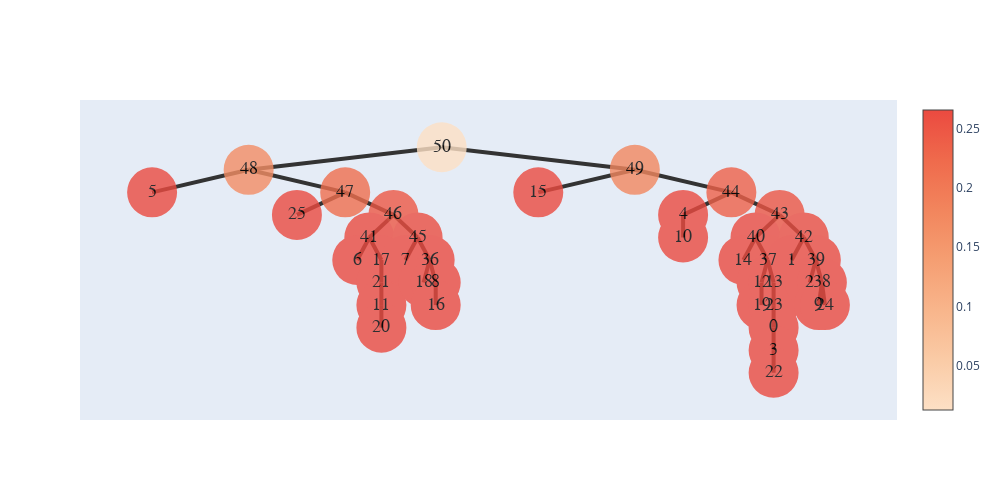

Here is the notebook cell this chart was saved with:
### Code cell
nodes1 = [node(name=str(i),son=[]) for i in range(len(uf.tree()))]
for i,j in enumerate(uf.tree()):
    if(j!=-1):
        nodes1[j].son.append(nodes1[i])
    nodes1[i].value=embeddings[i];
    nodes1[i].subson=0
    # if(i==49):
    #     break
# show_tree(nodes1[-1]).show_fig()

search_tree(nodes1[-1],0.02)
show_tree(nodes1[-1]).show_fig()

### Figure 1 — Plotly figure (JSON) as saved in the notebook; plotly's stock layout.template omitted (floating-point values rounded to 4 significant figures)
{"data": [{"hoverinfo": "text", "marker": {"color": [0.01252, 0.1678, 0.2657, 0.2175, 0.2657, 0.2469, 0.2643, 0.2657, 0.2657, 0.2657, 0.2657, 0.2657, 0.2606, 0.2657, 0.2652, 0.2657, 0.2657, 0.2657, 0.1778, 0.2657, 0.2352, 0.2657, 0.2657, 0.2513, 0.2628, 0.2657, 0.2644, 0.2657, 0.2657, 0.2657, 0.2657, 0.2657, 0.2657, 0.2657, 0.2606, 0.2657, 0.2643, 0.2657, 0.2653, 0.2657, 0.2657], "colorscale": [[0, "rgb(253, 224, 197)"], [0.1667, "rgb(250, 203, 166)"], [0.3333, "rgb(248, 181, 139)"], [0.5, "rgb(245, 158, 114)"], [0.6667, "rgb(242, 133, 93)"], [0.8333, "rgb(239, 106, 76)"], [1, "rgb(235, 74, 64)"]], "showscale": true, "size": 50, "symbol": "circle-dot"}, "mode": "markers+text", "opacity": 0.8, "text": ["50", "48", "5", "47", "25", "46", "41", "6", "17", "21", "11", "20", "45", "7", "36", "18", "8", "16", "49", "15", "44", "4", "10", "43", "40", "14", "37", "12", "19", "13", "23", "0", "3", "22", "42", "1", "39", "2", "38", "9", "24"], "textfont": {"color": "#000000", "family": "sans serif", "size": 18}, "type": "scatter", "x": [5.5, 3.25, 2.125, 4.375, 3.812, 4.938, 4.656, 4.516, 4.797, 4.797, 4.797, 4.797, 5.219, 5.078, 5.359, 5.289, 5.43, 5.43, 7.75, 6.625, 8.875, 8.312, 8.312, 9.438, 9.156, 9.016, 9.297, 9.227, 9.227, 9.367, 9.367, 9.367, 9.367, 9.367, 9.719, 9.578, 9.859, 9.789, 9.93, 9.895, 9.965], "y": [5, 3.5, 2, 2, 0.5, 0.5, -1, -2.5, -2.5, -4, -5.5, -7, -1, -2.5, -2.5, -4, -4, -5.5, 3.5, 2, 2, 0.5, -1, 0.5, -1, -2.5, -2.5, -4, -5.5, -4, -5.5, -7, -8.5, -10, -1, -2.5, -2.5, -4, -4, -5.5, -5.5]}], "layout": {"height": 500, "shapes": [{"layer": "below", "line": {"color": "#333", "width": 4}, "type": "line", "x0": 5.5, "x1": 5.5, "y0": 5, "y1": 5}, {"layer": "below", "line": {"color": "#333", "width": 4}, "type": "line", "x0": 5.5, "x1": 3.25, "y0": 5, "y1": 3.5}, {"layer": "below", "line": {"color": "#333", "width": 4}, "type": "line", "x0": 3.25, "x1": 2.125, "y0": 3.5, "y1": 2}, {"layer": "below", "line": {"color": "#333", "width": 4}, "type": "line", "x0": 3.25, "x1": 4.375, "y0": 3.5, "y1": 2}, {"layer": "below", "line": {"color": "#333", "width": 4}, "type": "line", "x0": 4.375, "x1": 3.812, "y0": 2, "y1": 0.5}, {"layer": "below", "line": {"color": "#333", "width": 4}, "type": "line", "x0": 4.375, "x1": 4.938, "y0": 2, "y1": 0.5}, {"layer": "below", "line": {"color": "#333", "width": 4}, "type": "line", "x0": 4.938, "x1": 4.656, "y0": 0.5, "y1": -1}, {"layer": "below", "line": {"color": "#333", "width": 4}, "type": "line", "x0": 4.656, "x1": 4.516, "y0": -1, "y1": -2.5}, {"layer": "below", "line": {"color": "#333", "width": 4}, "type": "line", "x0": 4.656, "x1": 4.797, "y0": -1, "y1": -2.5}, {"layer": "below", "line": {"color": "#333", "width": 4}, "type": "line", "x0": 4.797, "x1": 4.797, "y0": -2.5, "y1": -4}, {"layer": "below", "line": {"color": "#333", "width": 4}, "type": "line", "x0": 4.797, "x1": 4.797, "y0": -4, "y1": -5.5}, {"layer": "below", "line": {"color": "#333", "width": 4}, "type": "line", "x0": 4.797, "x1": 4.797, "y0": -5.5, "y1": -7}, {"layer": "below", "line": {"color": "#333", "width": 4}, "type": "line", "x0": 4.938, "x1": 5.219, "y0": 0.5, "y1": -1}, {"layer": "below", "line": {"color": "#333", "width": 4}, "type": "line", "x0": 5.219, "x1": 5.078, "y0": -1, "y1": -2.5}, {"layer": "below", "line": {"color": "#333", "width": 4}, "type": "line", "x0": 5.219, "x1": 5.359, "y0": -1, "y1": -2.5}, {"layer": "below", "line": {"color": "#333", "width": 4}, "type": "line", "x0": 5.359, "x1": 5.289, "y0": -2.5, "y1": -4}, {"layer": "below", "line": {"color": "#333", "width": 4}, "type": "line", "x0": 5.359, "x1": 5.43, "y0": -2.5, "y1": -4}, {"layer": "below", "line": {"color": "#333", "width": 4}, "type": "line", "x0": 5.43, "x1": 5.43, "y0": -4, "y1": -5.5}, {"layer": "below", "line": {"color": "#333", "width": 4}, "type": "line", "x0": 5.5, "x1": 7.75, "y0": 5, "y1": 3.5}, {"layer": "below", "line": {"color": "#333", "width": 4}, "type": "line", "x0": 7.75, "x1": 6.625, "y0": 3.5, "y1": 2}, {"layer": "below", "line": {"color": "#333", "width": 4}, "type": "line", "x0": 7.75, "x1": 8.875, "y0": 3.5, "y1": 2}, {"layer": "below", "line": {"color": "#333", "width": 4}, "type": "line", "x0": 8.875, "x1": 8.312, "y0": 2, "y1": 0.5}, {"layer": "below", "line": {"color": "#333", "width": 4}, "type": "line", "x0": 8.312, "x1": 8.312, "y0": 0.5, "y1": -1}, {"layer": "below", "line": {"color": "#333", "width": 4}, "type": "line", "x0": 8.875, "x1": 9.438, "y0": 2, "y1": 0.5}, {"layer": "below", "line": {"color": "#333", "width": 4}, "type": "line", "x0": 9.438, "x1": 9.156, "y0": 0.5, "y1": -1}, {"layer": "below", "line": {"color": "#333", "width": 4}, "type": "line", "x0": 9.156, "x1": 9.016, "y0": -1, "y1": -2.5}, {"layer": "below", "line": {"color": "#333", "width": 4}, "type": "line", "x0": 9.156, "x1": 9.297, "y0": -1, "y1": -2.5}, {"layer": "below", "line": {"color": "#333", "width": 4}, "type": "line", "x0": 9.297, "x1": 9.227, "y0": -2.5, "y1": -4}, {"layer": "below", "line": {"color": "#333", "width": 4}, "type": "line", "x0": 9.227, "x1": 9.227, "y0": -4, "y1": -5.5}, {"layer": "below", "line": {"color": "#333", "width": 4}, "type": "line", "x0": 9.297, "x1": 9.367, "y0": -2.5, "y1": -4}, {"layer": "below", "line": {"color": "#333", "width": 4}, "type": "line", "x0": 9.367, "x1": 9.367, "y0": -4, "y1": -5.5}, {"layer": "below", "line": {"color": "#333", "width": 4}, "type": "line", "x0": 9.367, "x1": 9.367, "y0": -5.5, "y1": -7}, {"layer": "below", "line": {"color": "#333", "width": 4}, "type": "line", "x0": 9.367, "x1": 9.367, "y0": -7, "y1": -8.5}, {"layer": "below", "line": {"color": "#333", "width": 4}, "type": "line", "x0": 9.367, "x1": 9.367, "y0": -8.5, "y1": -10}, {"layer": "below", "line": {"color": "#333", "width": 4}, "type": "line", "x0": 9.438, "x1": 9.719, "y0": 0.5, "y1": -1}, {"layer": "below", "line": {"color": "#333", "width": 4}, "type": "line", "x0": 9.719, "x1": 9.578, "y0": -1, "y1": -2.5}, {"layer": "below", "line": {"color": "#333", "width": 4}, "type": "line", "x0": 9.719, "x1": 9.859, "y0": -1, "y1": -2.5}, {"layer": "below", "line": {"color": "#333", "width": 4}, "type": "line", "x0": 9.859, "x1": 9.789, "y0": -2.5, "y1": -4}, {"layer": "below", "line": {"color": "#333", "width": 4}, "type": "line", "x0": 9.859, "x1": 9.93, "y0": -2.5, "y1": -4}, {"layer": "below", "line": {"color": "#333", "width": 4}, "type": "line", "x0": 9.93, "x1": 9.895, "y0": -4, "y1": -5.5}, {"layer": "below", "line": {"color": "#333", "width": 4}, "type": "line", "x0": 9.93, "x1": 9.965, "y0": -4, "y1": -5.5}], "width": 1000, "xaxis": {"showgrid": false, "showline": false, "showticklabels": false, "zeroline": false}, "yaxis": {"showgrid": false, "showline": false, "showticklabels": false, "zeroline": false}}}
